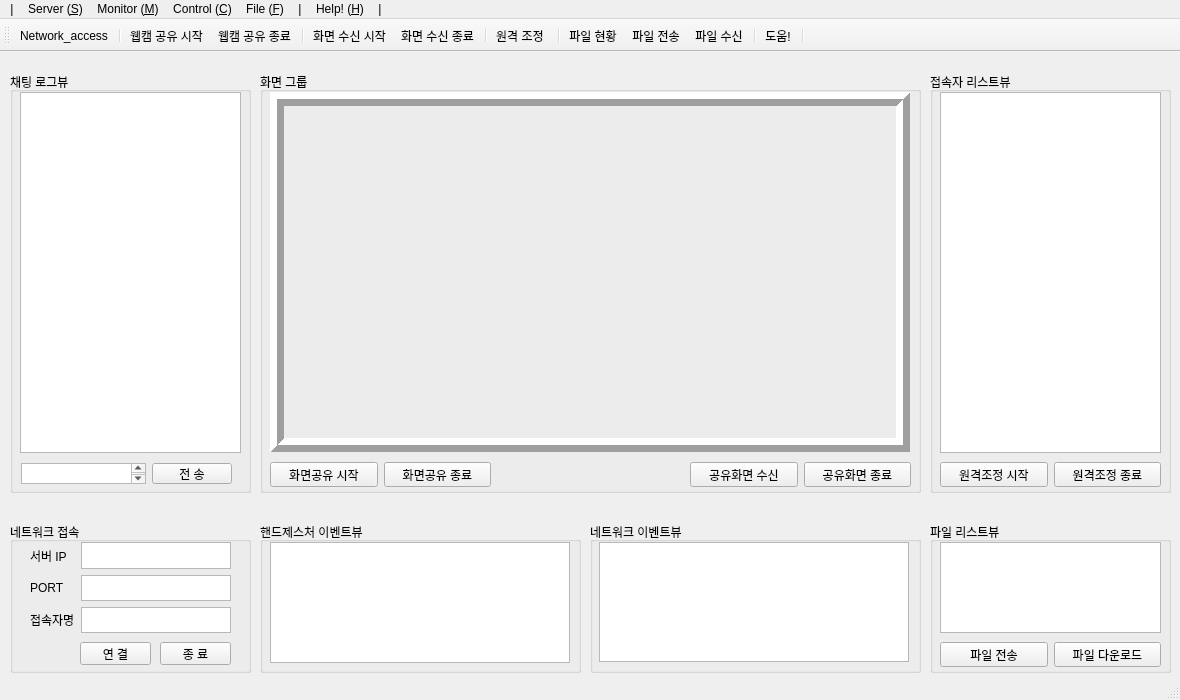
<?xml version="1.0" encoding="UTF-8"?>
<ui version="4.0">
 <class>App_WebCam</class>
 <widget class="QMainWindow" name="App_WebCam">
  <property name="geometry">
   <rect>
    <x>0</x>
    <y>0</y>
    <width>1180</width>
    <height>700</height>
   </rect>
  </property>
  <property name="windowTitle">
   <string>MainWindow</string>
  </property>
  <property name="windowIcon">
   <iconset resource="Icon/toolbar_icon.qrc">
    <normaloff>:/icon/tap.png</normaloff>:/icon/tap.png</iconset>
  </property>
  <property name="windowOpacity">
   <double>1.000000000000000</double>
  </property>
  <widget class="QWidget" name="centralwidget">
   <widget class="QGroupBox" name="group_network">
    <property name="geometry">
     <rect>
      <x>10</x>
      <y>470</y>
      <width>241</width>
      <height>151</height>
     </rect>
    </property>
    <property name="title">
     <string>네트워크 접속</string>
    </property>
    <widget class="QPushButton" name="push_connect_Button">
     <property name="geometry">
      <rect>
       <x>70</x>
       <y>120</y>
       <width>71</width>
       <height>23</height>
      </rect>
     </property>
     <property name="text">
      <string>연 결</string>
     </property>
    </widget>
    <widget class="QPushButton" name="push_disconnect_Button">
     <property name="geometry">
      <rect>
       <x>150</x>
       <y>120</y>
       <width>71</width>
       <height>23</height>
      </rect>
     </property>
     <property name="text">
      <string>종 료</string>
     </property>
    </widget>
    <widget class="QWidget" name="">
     <property name="geometry">
      <rect>
       <x>20</x>
       <y>20</y>
       <width>201</width>
       <height>91</height>
      </rect>
     </property>
     <layout class="QGridLayout" name="gridLayout">
      <item row="0" column="0">
       <widget class="QLabel" name="label">
        <property name="text">
         <string>서버 IP</string>
        </property>
       </widget>
      </item>
      <item row="0" column="1">
       <widget class="QTextEdit" name="text_serverip"/>
      </item>
      <item row="1" column="0">
       <widget class="QLabel" name="label_2">
        <property name="text">
         <string>PORT</string>
        </property>
       </widget>
      </item>
      <item row="1" column="1">
       <widget class="QTextEdit" name="text_port"/>
      </item>
      <item row="2" column="0">
       <widget class="QLabel" name="label_4">
        <property name="text">
         <string>접속자명</string>
        </property>
       </widget>
      </item>
      <item row="2" column="1">
       <widget class="QTextEdit" name="text_nickname"/>
      </item>
     </layout>
    </widget>
   </widget>
   <widget class="QGroupBox" name="group_chatting">
    <property name="geometry">
     <rect>
      <x>10</x>
      <y>20</y>
      <width>241</width>
      <height>421</height>
     </rect>
    </property>
    <property name="title">
     <string>채팅 로그뷰</string>
    </property>
    <widget class="QTextEdit" name="text_chat_view">
     <property name="geometry">
      <rect>
       <x>10</x>
       <y>20</y>
       <width>221</width>
       <height>361</height>
      </rect>
     </property>
     <property name="readOnly">
      <bool>true</bool>
     </property>
    </widget>
    <widget class="QWidget" name="">
     <property name="geometry">
      <rect>
       <x>11</x>
       <y>391</y>
       <width>211</width>
       <height>21</height>
      </rect>
     </property>
     <layout class="QGridLayout" name="gridLayout_2">
      <item row="0" column="0">
       <widget class="QTextEdit" name="text_chatting"/>
      </item>
      <item row="0" column="1">
       <widget class="QPushButton" name="push_chat_Button">
        <property name="text">
         <string>전 송</string>
        </property>
       </widget>
      </item>
     </layout>
    </widget>
   </widget>
   <widget class="QGroupBox" name="group_webcam">
    <property name="geometry">
     <rect>
      <x>260</x>
      <y>20</y>
      <width>661</width>
      <height>421</height>
     </rect>
    </property>
    <property name="title">
     <string>화면 그룹</string>
    </property>
    <widget class="QLabel" name="Webcam_label">
     <property name="geometry">
      <rect>
       <x>10</x>
       <y>20</y>
       <width>640</width>
       <height>360</height>
      </rect>
     </property>
     <property name="frameShape">
      <enum>QFrame::Box</enum>
     </property>
     <property name="frameShadow">
      <enum>QFrame::Raised</enum>
     </property>
     <property name="lineWidth">
      <number>7</number>
     </property>
     <property name="text">
      <string/>
     </property>
    </widget>
    <widget class="QWidget" name="layoutWidget">
     <property name="geometry">
      <rect>
       <x>10</x>
       <y>390</y>
       <width>221</width>
       <height>25</height>
      </rect>
     </property>
     <layout class="QHBoxLayout" name="horizontalLayout_2">
      <item>
       <widget class="QPushButton" name="sharing_start_Button">
        <property name="text">
         <string>화면공유 시작</string>
        </property>
       </widget>
      </item>
      <item>
       <widget class="QPushButton" name="sharing_stop_Button_2">
        <property name="text">
         <string>화면공유 종료</string>
        </property>
       </widget>
      </item>
     </layout>
    </widget>
    <widget class="QWidget" name="layoutWidget_2">
     <property name="geometry">
      <rect>
       <x>430</x>
       <y>390</y>
       <width>221</width>
       <height>25</height>
      </rect>
     </property>
     <layout class="QHBoxLayout" name="horizontalLayout_3">
      <item>
       <widget class="QPushButton" name="receive_start_Button_3">
        <property name="text">
         <string>공유화면 수신</string>
        </property>
       </widget>
      </item>
      <item>
       <widget class="QPushButton" name="receive_stop_Button_3">
        <property name="text">
         <string>공유화면 종료</string>
        </property>
       </widget>
      </item>
     </layout>
    </widget>
   </widget>
   <widget class="QGroupBox" name="group_event1">
    <property name="geometry">
     <rect>
      <x>260</x>
      <y>470</y>
      <width>321</width>
      <height>151</height>
     </rect>
    </property>
    <property name="title">
     <string>핸드제스처 이벤트뷰</string>
    </property>
    <widget class="QTextEdit" name="text_hand_view">
     <property name="geometry">
      <rect>
       <x>10</x>
       <y>20</y>
       <width>300</width>
       <height>121</height>
      </rect>
     </property>
     <property name="readOnly">
      <bool>true</bool>
     </property>
    </widget>
   </widget>
   <widget class="QGroupBox" name="group_event2">
    <property name="geometry">
     <rect>
      <x>590</x>
      <y>470</y>
      <width>331</width>
      <height>151</height>
     </rect>
    </property>
    <property name="title">
     <string>네트워크 이벤트뷰</string>
    </property>
    <widget class="QTextEdit" name="text_network_view">
     <property name="geometry">
      <rect>
       <x>9</x>
       <y>20</y>
       <width>310</width>
       <height>120</height>
      </rect>
     </property>
     <property name="readOnly">
      <bool>true</bool>
     </property>
    </widget>
   </widget>
   <widget class="QGroupBox" name="group_chatting_2">
    <property name="geometry">
     <rect>
      <x>930</x>
      <y>20</y>
      <width>241</width>
      <height>421</height>
     </rect>
    </property>
    <property name="title">
     <string>접속자 리스트뷰</string>
    </property>
    <widget class="QListView" name="person_listView">
     <property name="geometry">
      <rect>
       <x>10</x>
       <y>20</y>
       <width>221</width>
       <height>361</height>
      </rect>
     </property>
    </widget>
    <widget class="QWidget" name="layoutWidget_3">
     <property name="geometry">
      <rect>
       <x>10</x>
       <y>390</y>
       <width>221</width>
       <height>25</height>
      </rect>
     </property>
     <layout class="QHBoxLayout" name="horizontalLayout_4">
      <item>
       <widget class="QPushButton" name="remote_start_Button">
        <property name="text">
         <string>원격조정 시작</string>
        </property>
       </widget>
      </item>
      <item>
       <widget class="QPushButton" name="remote_stop_Button">
        <property name="text">
         <string>원격조정 종료</string>
        </property>
       </widget>
      </item>
     </layout>
    </widget>
   </widget>
   <widget class="QGroupBox" name="groupBox">
    <property name="geometry">
     <rect>
      <x>930</x>
      <y>470</y>
      <width>241</width>
      <height>151</height>
     </rect>
    </property>
    <property name="title">
     <string>파일 리스트뷰</string>
    </property>
    <widget class="QListView" name="file_listView">
     <property name="geometry">
      <rect>
       <x>10</x>
       <y>20</y>
       <width>221</width>
       <height>91</height>
      </rect>
     </property>
    </widget>
    <widget class="QWidget" name="layoutWidget_4">
     <property name="geometry">
      <rect>
       <x>10</x>
       <y>120</y>
       <width>221</width>
       <height>25</height>
      </rect>
     </property>
     <layout class="QHBoxLayout" name="horizontalLayout_5">
      <item>
       <widget class="QPushButton" name="file_send_Button">
        <property name="text">
         <string>파일 전송</string>
        </property>
       </widget>
      </item>
      <item>
       <widget class="QPushButton" name="file_download_Button">
        <property name="text">
         <string>파일 다운로드</string>
        </property>
       </widget>
      </item>
     </layout>
    </widget>
   </widget>
  </widget>
  <widget class="QStatusBar" name="statusbar"/>
  <widget class="QMenuBar" name="menuBar">
   <property name="geometry">
    <rect>
     <x>0</x>
     <y>0</y>
     <width>1180</width>
     <height>21</height>
    </rect>
   </property>
   <widget class="QMenu" name="menuServer_S">
    <property name="title">
     <string>Server (&amp;S)</string>
    </property>
    <addaction name="actionServer_Run"/>
    <addaction name="actionServer_Connect"/>
   </widget>
   <widget class="QMenu" name="menuMonitor_M">
    <property name="title">
     <string>Monitor (&amp;M)</string>
    </property>
    <addaction name="actionScreen_Sharing_Start"/>
    <addaction name="actionScreen_Sharing_Stop"/>
    <addaction name="separator"/>
    <addaction name="actionScreen_Receive_Start"/>
    <addaction name="actionScreen_Receive_Stop"/>
   </widget>
   <widget class="QMenu" name="menuControl_C">
    <property name="title">
     <string>Control (&amp;C)</string>
    </property>
    <addaction name="actionRemote_Start"/>
    <addaction name="actionRemote_Stio"/>
   </widget>
   <widget class="QMenu" name="menuFile_F">
    <property name="title">
     <string>File (&amp;F)</string>
    </property>
    <addaction name="actionFile_Report"/>
    <addaction name="actionFile_Sharing"/>
    <addaction name="actionFile_Receive"/>
   </widget>
   <widget class="QMenu" name="menuHelp_H">
    <property name="title">
     <string>Help! (&amp;H)</string>
    </property>
    <addaction name="actionHelp"/>
   </widget>
   <widget class="QMenu" name="menu">
    <property name="title">
     <string>|</string>
    </property>
   </widget>
   <widget class="QMenu" name="menu_2">
    <property name="title">
     <string>|</string>
    </property>
   </widget>
   <widget class="QMenu" name="menu_3">
    <property name="title">
     <string>|</string>
    </property>
   </widget>
   <addaction name="menu"/>
   <addaction name="menuServer_S"/>
   <addaction name="menuMonitor_M"/>
   <addaction name="menuControl_C"/>
   <addaction name="menuFile_F"/>
   <addaction name="menu_2"/>
   <addaction name="menuHelp_H"/>
   <addaction name="menu_3"/>
  </widget>
  <widget class="QToolBar" name="toolBar">
   <property name="windowTitle">
    <string>toolBar</string>
   </property>
   <attribute name="toolBarArea">
    <enum>TopToolBarArea</enum>
   </attribute>
   <attribute name="toolBarBreak">
    <bool>false</bool>
   </attribute>
   <addaction name="actionNetwork_access"/>
   <addaction name="separator"/>
   <addaction name="actionsharing_on"/>
   <addaction name="actionsharing_off"/>
   <addaction name="separator"/>
   <addaction name="actionreceive_on"/>
   <addaction name="actionreceive_off"/>
   <addaction name="separator"/>
   <addaction name="actionremote_setting"/>
   <addaction name="separator"/>
   <addaction name="actionfile_report"/>
   <addaction name="actionfile_share"/>
   <addaction name="actionfile_recive"/>
   <addaction name="separator"/>
   <addaction name="actionhelp"/>
   <addaction name="separator"/>
  </widget>
  <action name="actionmainw_icon1">
   <property name="icon">
    <iconset resource="Icon/toolbar_icon.qrc">
     <normaloff>:/icon/tap.png</normaloff>:/icon/tap.png</iconset>
   </property>
   <property name="text">
    <string>mainw_icon1</string>
   </property>
  </action>
  <action name="actionSetting">
   <property name="text">
    <string>Setting</string>
   </property>
  </action>
  <action name="actionMouse_On">
   <property name="text">
    <string>Mouse_On</string>
   </property>
  </action>
  <action name="actionProgram_Exit">
   <property name="text">
    <string>Program_Exit</string>
   </property>
  </action>
  <action name="actionMouse_Off">
   <property name="text">
    <string>Mouse_Off</string>
   </property>
  </action>
  <action name="actionKeyboard_On">
   <property name="text">
    <string>Keyboard_On</string>
   </property>
  </action>
  <action name="actionKeyboard_Off">
   <property name="text">
    <string>Keyboard_Off</string>
   </property>
  </action>
  <action name="actionNetwork_access">
   <property name="icon">
    <iconset resource="Icon/toolbar_icon.qrc">
     <normaloff>:/icon/antenna.png</normaloff>:/icon/antenna.png</iconset>
   </property>
   <property name="text">
    <string>Network_access
</string>
   </property>
   <property name="font">
    <font>
     <pointsize>9</pointsize>
    </font>
   </property>
  </action>
  <action name="actionsharing_on">
   <property name="icon">
    <iconset resource="Icon/toolbar_icon.qrc">
     <normaloff>:/icon/webcam_on.png</normaloff>:/icon/webcam_on.png</iconset>
   </property>
   <property name="text">
    <string>웹캠 공유 시작</string>
   </property>
   <property name="toolTip">
    <string>웹캠 공유 실행 버튼</string>
   </property>
   <property name="statusTip">
    <string>웹캠 공유 실행 버튼</string>
   </property>
  </action>
  <action name="actionsharing_off">
   <property name="icon">
    <iconset resource="Icon/toolbar_icon.qrc">
     <normaloff>:/icon/webcam_off.png</normaloff>:/icon/webcam_off.png</iconset>
   </property>
   <property name="text">
    <string>웹캠 공유 종료 </string>
   </property>
   <property name="toolTip">
    <string>웹캠 공유 종료 버튼</string>
   </property>
   <property name="statusTip">
    <string>웹캠 공유 종료 버튼</string>
   </property>
  </action>
  <action name="actionreceive_on">
   <property name="icon">
    <iconset resource="Icon/toolbar_icon.qrc">
     <normaloff>:/icon/receive_on.png</normaloff>:/icon/receive_on.png</iconset>
   </property>
   <property name="text">
    <string>화면 수신 시작</string>
   </property>
   <property name="toolTip">
    <string>화면 수신 시작 버튼</string>
   </property>
   <property name="statusTip">
    <string>화면 수신 시작 버튼</string>
   </property>
  </action>
  <action name="actionreceive_off">
   <property name="icon">
    <iconset resource="Icon/toolbar_icon.qrc">
     <normaloff>:/icon/receive_off.png</normaloff>:/icon/receive_off.png</iconset>
   </property>
   <property name="text">
    <string>화면 수신 종료</string>
   </property>
   <property name="toolTip">
    <string>화면 수신 종료 버튼</string>
   </property>
   <property name="statusTip">
    <string>화면 수신 종료 버튼</string>
   </property>
  </action>
  <action name="actionremote_setting">
   <property name="icon">
    <iconset resource="Icon/toolbar_icon.qrc">
     <normaloff>:/icon/remote-access.png</normaloff>:/icon/remote-access.png</iconset>
   </property>
   <property name="text">
    <string>원격 조정 </string>
   </property>
   <property name="iconText">
    <string>원격 조정 </string>
   </property>
   <property name="toolTip">
    <string>원격 조정 버튼</string>
   </property>
   <property name="statusTip">
    <string>원격 조정 버튼</string>
   </property>
  </action>
  <action name="actionfile_report">
   <property name="icon">
    <iconset resource="Icon/toolbar_icon.qrc">
     <normaloff>:/icon/file_list.png</normaloff>:/icon/file_list.png</iconset>
   </property>
   <property name="text">
    <string>파일 현황</string>
   </property>
   <property name="toolTip">
    <string>파일 현황 버튼</string>
   </property>
   <property name="statusTip">
    <string>파일 현황 버튼</string>
   </property>
  </action>
  <action name="actionfile_share">
   <property name="icon">
    <iconset resource="Icon/toolbar_icon.qrc">
     <normaloff>:/icon/file_share.png</normaloff>:/icon/file_share.png</iconset>
   </property>
   <property name="text">
    <string>파일 전송</string>
   </property>
   <property name="toolTip">
    <string>파일 전송 버튼 </string>
   </property>
   <property name="statusTip">
    <string>파일 전송 버튼 </string>
   </property>
  </action>
  <action name="actionfile_recive">
   <property name="icon">
    <iconset resource="Icon/toolbar_icon.qrc">
     <normaloff>:/icon/file_received.png</normaloff>:/icon/file_received.png</iconset>
   </property>
   <property name="text">
    <string>파일 수신 </string>
   </property>
   <property name="toolTip">
    <string>파일 수신 버튼</string>
   </property>
   <property name="statusTip">
    <string>파일 수신 버튼</string>
   </property>
  </action>
  <action name="actionhelp">
   <property name="icon">
    <iconset resource="Icon/toolbar_icon.qrc">
     <normaloff>:/icon/help.png</normaloff>:/icon/help.png</iconset>
   </property>
   <property name="text">
    <string>도움!</string>
   </property>
   <property name="iconText">
    <string>도움!</string>
   </property>
   <property name="toolTip">
    <string>도움!</string>
   </property>
   <property name="statusTip">
    <string>도움!</string>
   </property>
  </action>
  <action name="actionServer_Run">
   <property name="text">
    <string>Server Run</string>
   </property>
  </action>
  <action name="actionServer_Connect">
   <property name="text">
    <string>Server Connect</string>
   </property>
  </action>
  <action name="actionScreen_Sharing_Start">
   <property name="text">
    <string>Screen Sharing Start</string>
   </property>
  </action>
  <action name="actionScreen_Sharing_Stop">
   <property name="text">
    <string>Screen Sharing Stop</string>
   </property>
  </action>
  <action name="actionScreen_Receive_Start">
   <property name="text">
    <string>Screen Receive Start</string>
   </property>
  </action>
  <action name="actionScreen_Receive_Stop">
   <property name="text">
    <string>Screen Receive Stop</string>
   </property>
  </action>
  <action name="actionRemote_Start">
   <property name="text">
    <string>Remote_Start</string>
   </property>
  </action>
  <action name="actionRemote_Stio">
   <property name="text">
    <string>Remote_Stop</string>
   </property>
  </action>
  <action name="actionFile_Report">
   <property name="text">
    <string>File Report</string>
   </property>
  </action>
  <action name="actionFile_Sharing">
   <property name="text">
    <string>File Sharing</string>
   </property>
  </action>
  <action name="actionFile_Receive">
   <property name="text">
    <string>File Receive</string>
   </property>
  </action>
  <action name="actionHelp">
   <property name="text">
    <string>Help!</string>
   </property>
  </action>
 </widget>
 <resources>
  <include location="Icon/toolbar_icon.qrc"/>
 </resources>
 <connections/>
</ui>
